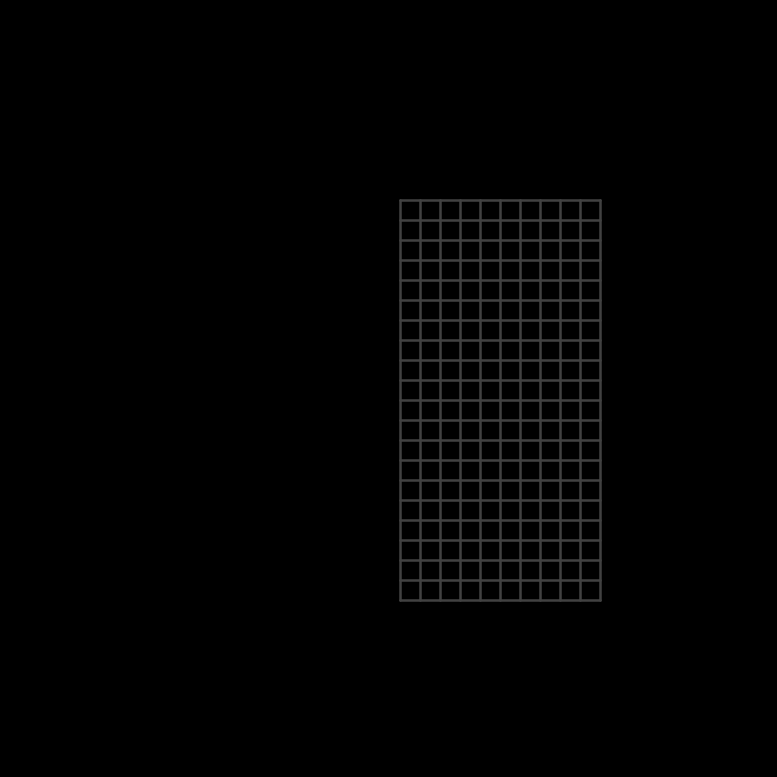
Frame 1 (no input)
Frame 60 (the mouse pressed at the canvas centre just before this capture): identical to frame 1, image omitted
Frame 120 (the mouse held since frame 60 and released just before this capture): identical to frame 1, image omitted

The Processing sketch that drew this single still picture (run headless with seeded random() and noise(); from frame 60 on, the mouse is pressed at the canvas centre):

// Processing sketch: tetris
// ── tetris.pde
// 


/*
~~TO-DO LIST~~
 * Add pieces, gravity, and collision for board and pieces
 * Add states for title and results
 */

// VARIABLES
Grid grid;

void setup() {
  size(777, 777);
  grid = new Grid();
  
}


void draw() {
  
  background(0);
  colorMode(HSB, 0, 1, 1000);
  strokeWeight(2.5);
  stroke(0, 0, 255);

  grid.lines();
}

// ── initial.pde
//
class Grid {
  //
  int lineCount = 30;
  int lineSpace = 20;

  void lines() {

    for (int i = 10; i <= lineCount; i++) {
      float lineX = i * lineSpace; // spreads across on the x-axis
      line(400, lineX, 600, lineX);
    }

    for (int i = 20; i <= lineCount; i++) {
      float lineY = i * lineSpace; // spreads across on the y-axis
      line(lineY, 200, lineY, 600);
    }
  }
}
